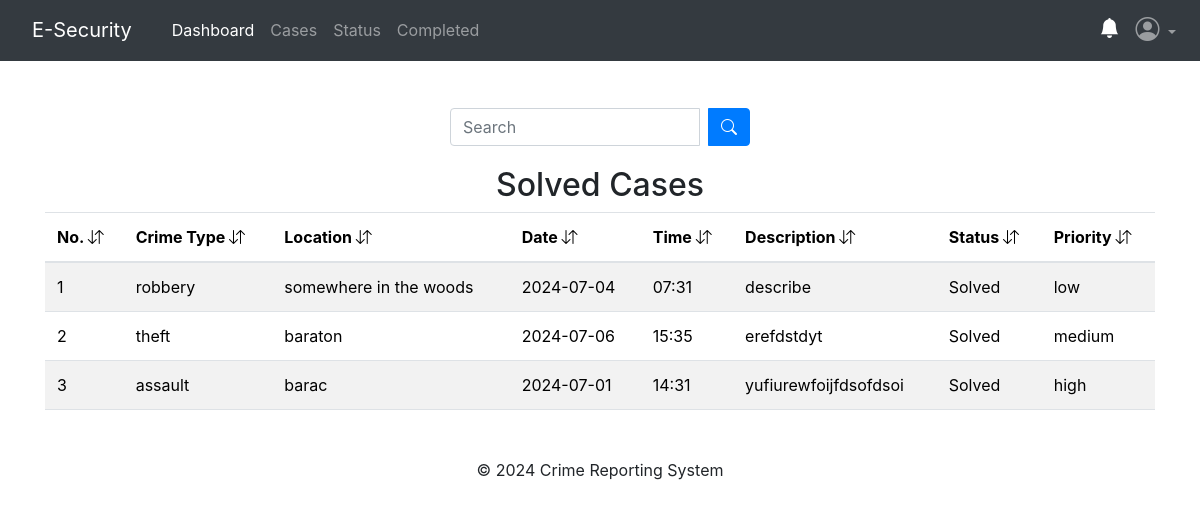
The app's page /officer/settled-cases (signed in), older data.
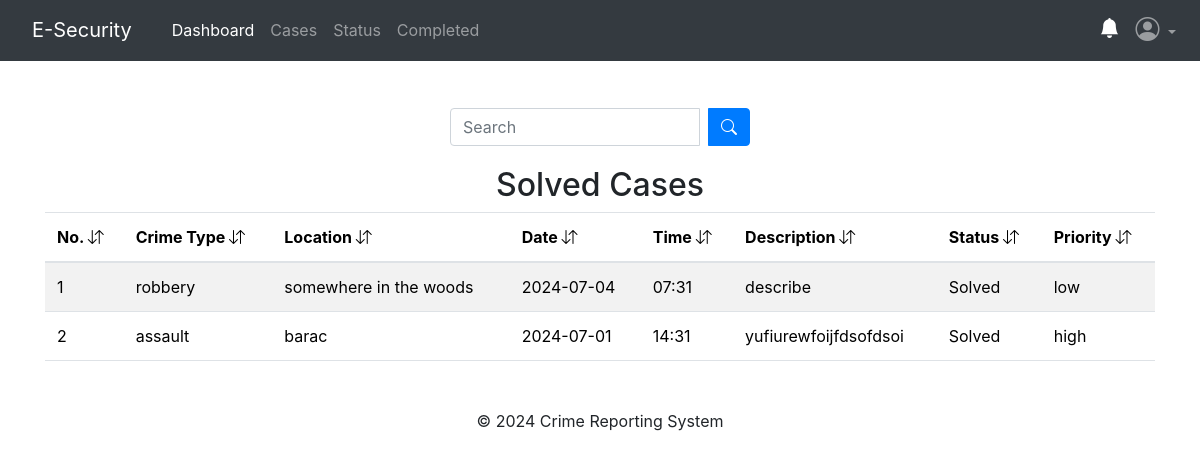
The same page, newer data.
### app/officers/models.py (models this page shows, shortened)
class CaseReport(db.Model, UserMixin):
    report_id = db.Column(db.Integer, primary_key=True)
    crime_type = db.Column(db.String(120), nullable=False)
    location = db.Column(db.String(40), nullable=False)
    phone_number = db.Column(db.String(10))
    date = db.Column(db.String(10), nullable=False)
    time = db.Column(db.String(10), nullable=False)
    description = db.Column(db.Text, nullable=False)
    evidence = db.Column(db.Text, nullable=False)
    urgency = db.Column(db.String(10), nullable=False)
    deadline = db.Column(db.String(20), nullable=True)
    status = db.Column(db.String(50), nullable=True)
    reports = db.Column(db.Text, nullable=True)
    created_at = db.Column(db.DateTime(timezone=True), default=current_time())
    assigned_officer_id = db.Column(db.Integer, db.ForeignKey('officers.officer_id'))
    assigned_officer = db.relationship('Officers', back_populates='assignments')

### app/officers/routes.py (the view)
@officers.route('/officer/settled-cases')
@officer_required
def settledCase():
    officer_id = session['officer_id']
    search_settled_cases = request.args.get('search_settled_cases', '')
    try:
        if search_settled_cases:
            solved_cases = CaseReport.query.filter(
                CaseReport.assigned_officer_id == officer_id,
                CaseReport.status == 'Solved'
            ).filter(
                or_(
                CaseReport.location.ilike(f'%{search_settled_cases}%') |
                CaseReport.status.ilike(f'%{search_settled_cases}%') |
                CaseReport.date.ilike(f'%{search_settled_cases}%') |
                CaseReport.time.ilike(f'%{search_settled_cases}%') |
                CaseReport.crime_type.ilike(f'%{search_settled_cases}%') |
                CaseReport.created_at.ilike(f'%{search_settled_cases}%') |
                CaseReport.urgency.ilike(f'%{search_settled_cases}%')
                )
            ).all()
        else:
            solved_cases = CaseReport.query.filter_by(assigned_officer_id=officer_id, status='Solved').all()
    except:
        current_app.logger.error("Database error:")
        flash("No report with the keyword.", "warning")
        return redirect(url_for('officers.settledCase'))
    return render_template('/officer/settled-cases.html', solved_cases=solved_cases)

### app/officers/routes.py (called while the page is built)
def officer_required(f):
    @wraps(f)
    def decorated_function(*args, **kwargs):
        if not session.get('officer_id'):
            flash('You need to be logged in as an officer to access the page.', 'danger')
            return redirect(url_for('officers.officerLogin'))
        return f(*args, **kwargs)
    return decorated_function

### app/templates/officer/settled-cases.html (shortened to what this page needs)
{% extends 'officer/master.html' %}
{% block content %}
<div class="container">
  <br>
  <form method="GET" action="{{ url_for('officers.settledCase') }}" class="search-form">
      <div class="input-group search-input">
          <input type="text" name="search_settled_cases" class="form-control" placeholder="Search">
          <div class="input-group-append ms-2">
              <button type="submit" class="btn btn-primary">
                  <i class="bi bi-search"></i>
              </button>
          </div>
      </div>
  </form>
{% if solved_cases %}
<table class="table table-striped table-hover">
  <h2 style="text-align: center;">Solved Cases</h2>
  <thead>
      <tr>
          <th scope="col">No. <i class="bi bi-arrow-down-up"></i></th>
          <th scope="col">Crime Type <i class="bi bi-arrow-down-up"></i></th>
          <th scope="col">Location <i class="bi bi-arrow-down-up"></i></th>
          <th scope="col">Date <i class="bi bi-arrow-down-up"></i></th>
          <th scope="col">Time <i class="bi bi-arrow-down-up"></i></th>
          <th scope="col">Description <i class="bi bi-arrow-down-up"></i></th>
          <th scope="col">Status <i class="bi bi-arrow-down-up"></i></th>
          <th scope="col">Priority <i class="bi bi-arrow-down-up"></i></th>
      </tr>
  </thead>
  <tbody>
      {% for case in solved_cases %}
          <tr style="cursor: pointer;">
              <td>{{ loop.index }}</td>
              <td>{{case. crime_type}}</td>
              <td>{{ case.location }}</td>
              <td>{{ case.date }}</td>
              <td>{{ case.time }}</td>
              <td>{{ case.description }}</td>
              <td>{{ case.status }}</td>
              <td>{{ case.urgency }}</td>
          </tr>
      {% endfor %}
  </tbody>
</table>
{% endif %}
{% endblock content %}

Row changes from the older to the newer data that the page shows:
no longer on this page (row edited): CaseReport: crime_type "theft", location "baraton", date "2024-07-06", time "15:35", description "erefdstdyt", status "Solved", urgency "medium"
